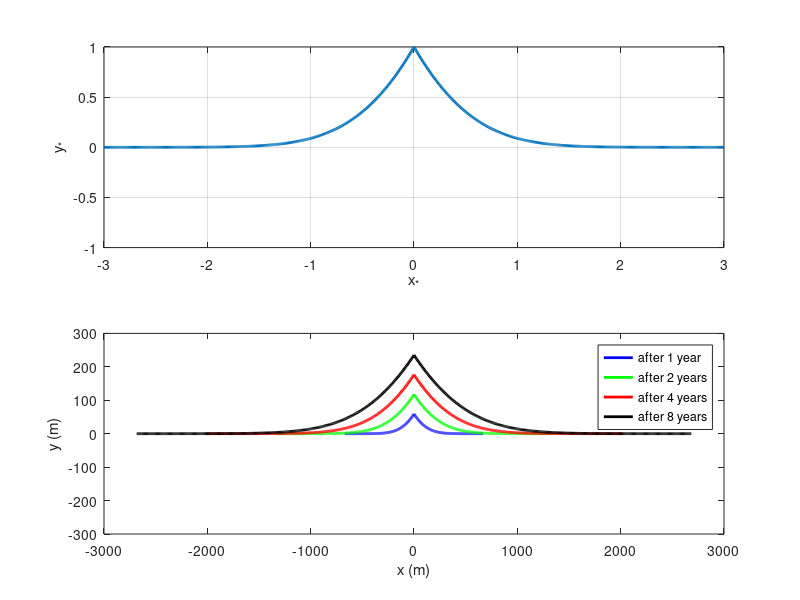
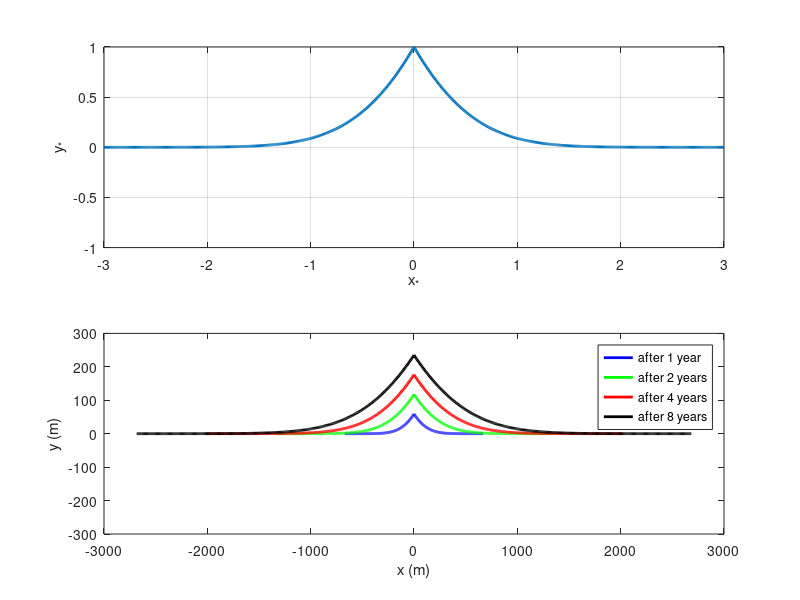

Write MATLAB code to recreate these figures, in order.
d=10;sx=500000;S=350000;phi0=.5*S/sx
a=sx/d;
x1=-3:0.01:3
u1=abs(x1)
theta=1-erf(u1);
 y1=(exp(-u1.^2)-u1.*theta*sqrt(pi));
 figure(1);
 subplot(211)
 plot(x1,y1,'linewidth',2);axis([-3 3 -1 1]);
 xlabel('x_{*}');ylabel('y_{*}');grid
subplot(212)
c=['b','g','r','k']
for i=1:4
    t=i^2;
    x=x1*sqrt(a*t)
    y=y1*sqrt(a*t/sqrt(pi))*phi0
    plot(x,y,c(i),'linewidth',2); axis([-3000 3000 -300 300]);hold on
end
xlabel('x (m)');ylabel('y (m)');legend('after 1 year','after 2 years','after 4 years','after 8 years')
print('-depsc','pelnarddelta.eps')
print('-dpng','pelnarddelta.png')